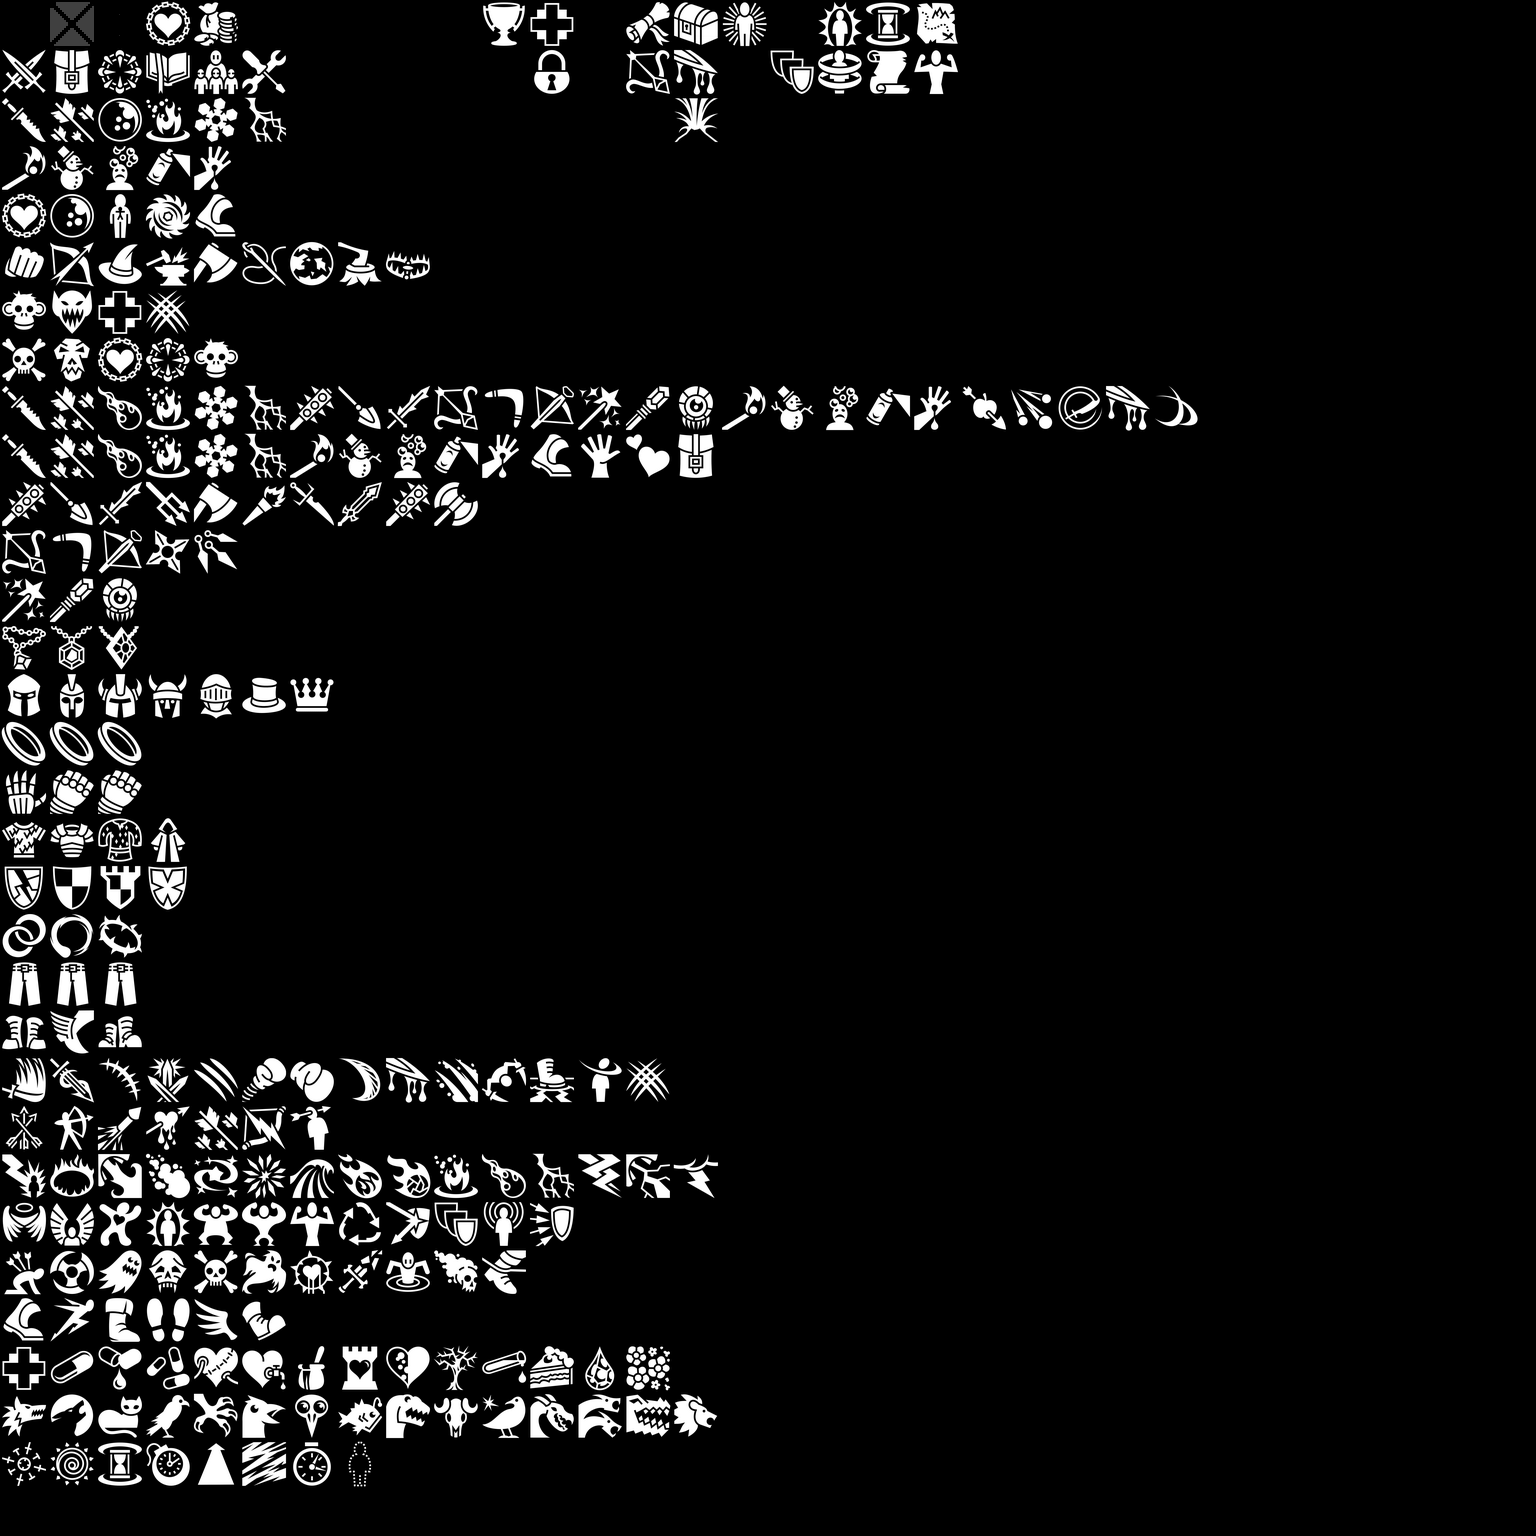

A level layout from a 2D game, rendered from its tile map. Below: a short description, then the map file with tile-grid data replaced by summaries:
An orthogonal 32x32 tile map with 48x48 px tiles, 1 tile layer (Calque de Tile 1).

<map version="1.0" orientation="orthogonal" width="32" height="32" tilewidth="48" tileheight="48">
 <tileset firstgid="1" name="iconSheetAll" tilewidth="48" tileheight="48">
  <image source="iconSheetAll.PNG" trans="ff00ff" width="720" height="3552" />
 </tileset>
 <layer name="Calque de Tile 1" width="32" height="32">
  <data>[1024 cells, 254 non-empty, 194 distinct tile ids]</data>
 </layer>
</map>
